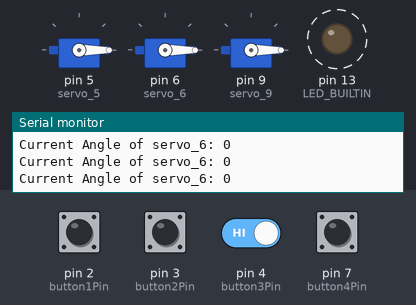
Bench run of a sketch on a simulated Arduino Uno, built with avr-gcc and run on an emulated ATmega328P. On the bench: 3 × servo, output pins drawn as LEDs (lit = HIGH), the last lines printed to the serial monitor. Dashed ring = blinking. The test bench sets the inputs (shaded band); at power-on: pin 2 (button1Pin), pin 3 (button2Pin), pin 4 (button3Pin), pin 7 (button4Pin) HIGH.

Above: at 1.2 s.
1.3 s: pin 3 (button2Pin) pulled LOW for 0.15 s
At 1.51 s:
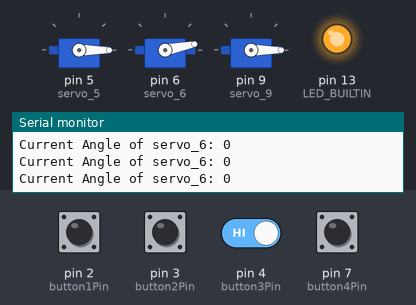
4.3 s: pin 4 (button3Pin) driven LOW
At 6.98 s:
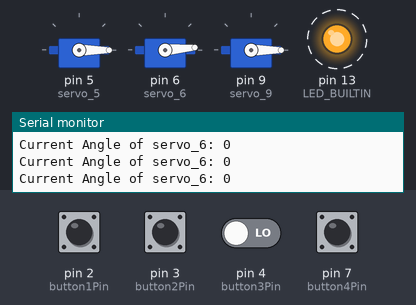
7.3 s: pin 2 (button1Pin) pulled LOW for 1 s
At 8.2 s:
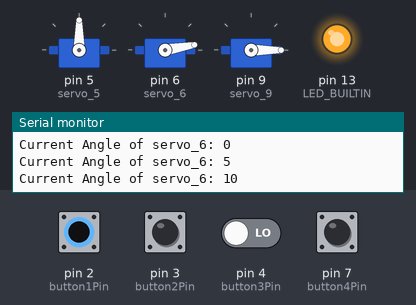
11.0 s: pin 7 (button4Pin) pulled LOW for 1 s
At 12.31 s:
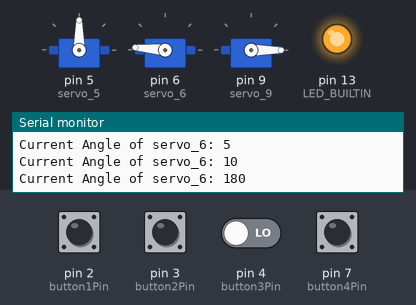
14.3 s: pin 3 (button2Pin) pulled LOW for 1 s
At 15.27 s:
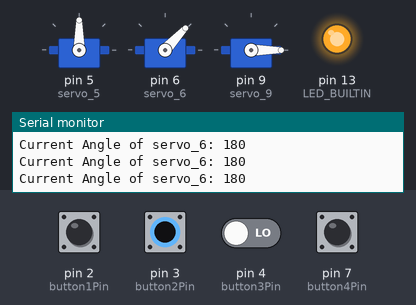
17.5 s: pin 4 (button3Pin) driven HIGH
At 21.6 s:
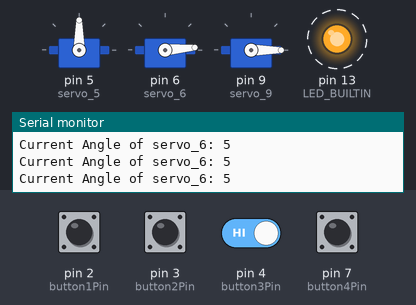
Timing chart, 0 to 68.0 s (numbered marks = the images above; inputs shaded):
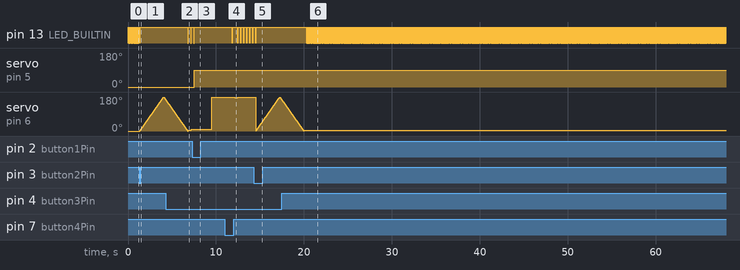

Measured:
- after the input at 1.3 s, pin 13 (LED_BUILTIN): goes on until 1.3 s, then stays HIGH; servo on pin 6 (servo_6): rises from 0° to 180° in 2.7 s, then falls to 166° in 0.23 s
- after the input at 4.3 s, pin 13 (LED_BUILTIN): HIGH → LOW after 2.8 s, → HIGH 0.02 s later
- after the input at 7.3 s, pin 13 (LED_BUILTIN): goes on until 7.5 s, then stays HIGH; servo on pin 5 (servo_5): 0° → 90° after 0.21 s
- after the input at 11.0 s, servo on pin 6 (servo_6): 180° → 175° after 1.2 s, → 180° 0.34 s later
- after the input at 14.3 s, pin 13 (LED_BUILTIN): goes on until 14.5 s, then stays HIGH
- after the input at 17.5 s, pin 13 (LED_BUILTIN): alternates HIGH for 0.02 s and LOW for 0.02 s, starting after 2.9 s
- by itself, pin 13 (LED_BUILTIN): alternates HIGH for 0.02 s and LOW for 0.02 s

The sketch:

servo-control.ino
```cpp
#include <Servo.h>

// Define constants and variables
const int button1Pin = 2;   // Pin for the button
const int button2Pin = 3;   // Pin for the button
const int button3Pin = 4;   // Pin for the button
const int button4Pin = 7;   // Pin for the button

int button1State = 0;       // Variable to store button state
int button2State = 0;       // Variable to store button state
int button3State = 0;       // Variable to store button state
int button4State = 0;       // Variable to store button state

int pos = 0;                // variable to store the servo position

Servo servo_5;
Servo servo_6;
Servo servo_9;              // levanta o braço

void setup() {
  Serial.begin(9600); // Initialize Serial communication

  pinMode(LED_BUILTIN, OUTPUT);

  servo_5.attach(5, 500, 2500); // Attach servo to pin 5
  servo_6.attach(6, 500, 2500); // Attach servo to pin 6
  servo_9.attach(9, 500, 2500); // Attach servo to pin 6
  servo_5.write(0);
  servo_6.write(0);
  servo_9.write(0);

  pinMode(button1Pin, INPUT_PULLUP); // Set button pin as input with pull-up resistor
  pinMode(button2Pin, INPUT_PULLUP); // Set button pin as input with pull-up resistor
  pinMode(button3Pin, INPUT_PULLUP); // Set button pin as input with pull-up resistor
  pinMode(button4Pin, INPUT_PULLUP); // Set button pin as input with pull-up resistor
}

void loop() {
  digitalWrite(LED_BUILTIN, HIGH);
  button1State = digitalRead(button1Pin);
  button2State = digitalRead(button2Pin);
  button3State = digitalRead(button3Pin);
  button4State = digitalRead(button4Pin);

  if (button1State == LOW) {

    servo_5.write(90);
    delay(2000);
    servo_6.write(180);
    delay(2000);
  }

  if (button2State == LOW) {
    // servo_6.write(90);
    for (pos = 0; pos <= 180; pos += 1) { // goes from 0 degrees to 180 degrees
      // in steps of 1 degree
      servo_6.write(pos);              // tell servo to go to position in variable 'pos'
      delay(15);                       // waits 15ms for the servo to reach the position
    }
    for (pos = 180; pos >= 0; pos -= 1) { // goes from 180 degrees to 0 degrees
      servo_6.write(pos);              // tell servo to go to position in variable 'pos'
      delay(15);                       // waits 15ms for the servo to reach the position
    }
  }

  if (button3State == LOW) {
    servo_6.write(servo_6.read()+5);
    delay(300);
  }
  if (button4State == LOW) {
    servo_6.write(servo_6.read()-5);
    delay(300);
  }

  // Print the current servo_6 angle to the Serial Monitor
  Serial.print("Current Angle of servo_6: ");
  Serial.println(servo_6.read());

  delay(20);
  digitalWrite(LED_BUILTIN, LOW);
  delay(20);
}
```
